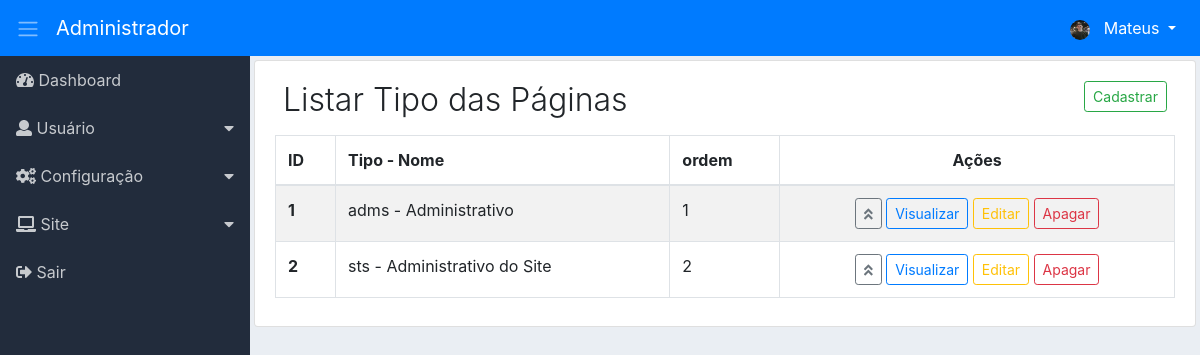
The page /adm/tipo-pg/listar (signed in) on the database its author committed.
### tables this page shows
CREATE TABLE `adms_nivacs_pgs` (
  `id` int(11) NOT NULL,
  `permissao` int(11) NOT NULL,
  `ordem` int(11) NOT NULL,
  `dropdown` int(11) NOT NULL DEFAULT 2,
  `lib_menu` int(11) NOT NULL DEFAULT 2,
  `adms_menu_id` int(11) NOT NULL DEFAULT 4,
  `adms_niveis_acesso_id` int(11) NOT NULL,
  `adms_pagina_id` int(11) NOT NULL,
  `created` datetime NOT NULL,
  `modified` datetime DEFAULT NULL
);

CREATE TABLE `adms_menus` (
  `id` int(11) NOT NULL,
  `nome` varchar(220) NOT NULL,
  `icone` varchar(40) NOT NULL,
  `ordem` int(11) NOT NULL,
  `adms_sit_id` int(11) NOT NULL,
  `created` datetime NOT NULL,
  `modified` datetime DEFAULT NULL
);

CREATE TABLE `adms_tps_pgs` (
  `id` int(11) NOT NULL,
  `tipo` varchar(40) NOT NULL,
  `nome` varchar(120) NOT NULL,
  `obs` text NOT NULL,
  `ordem` int(11) NOT NULL,
  `created` datetime NOT NULL,
  `modified` datetime DEFAULT NULL
);

### adm/app/adms/Controllers/TipoPg.php (called while the page is built, shortened)
<?php
class TipoPg
{
    private $Dados;
    public function listar($PageId = null)
    {
        $this->PageId = (int) $PageId ? $PageId : 1;
        $botao = ['cad_tpg' => ['menu_controller' => 'cadastrar-tipo-pg', 'menu_metodo' => 'cad-tipo-pg'],
            'vis_tpg' => ['menu_controller' => 'ver-tipo-pg', 'menu_metodo' => 'ver-tipo-pg'],
            'edit_tpg' => ['menu_controller' => 'editar-tipo-pg', 'menu_metodo' => 'edit-tipo-pg'],
            'del_tpg' => ['menu_controller' => 'apagar-tipo-pg', 'menu_metodo' => 'apagar-tipo-pg'],
            'ordem_tpg' => ['menu_controller' => 'alt-ordem-tipo-pg', 'menu_metodo' => 'alt-ordem-tipo-pg']];
        $listarBotao = new \App\adms\Models\AdmsBotao();
        $this->Dados['botao'] = $listarBotao->valBotao($botao);
        $listarMenu = new \App\adms\Models\AdmsMenu();
        $this->Dados['menu'] = $listarMenu->itemMenu();
        $listarTipoPg = new \App\adms\Models\AdmsListarTipoPg();
        $this->Dados['listTipoPg'] = $listarTipoPg->listarTipoPg($this->PageId);
        $this->Dados['paginacao'] = $listarTipoPg->getResultadoPg();
        $carregarView = new \Core\ConfigView("adms/Views/tipoPg/listarTipoPg", $this->Dados);
        $carregarView->renderizar();
    }
}

### adm/app/adms/Models/helper/AdmsRead.php (called while the page is built, shortened)
<?php
class AdmsRead extends AdmsConn
{
    private $Select;
    private $Values;
    private $Resultado;
    private $Query;
    function getResultado()
    {
        return $this->Resultado;
    }
    public function fullRead($Query, $ParseString = null)
    {
        $this->Select = (string) $Query;
        if (!empty($ParseString)) {
            parse_str($ParseString, $this->Values);
        }
        $this->exeInstrucao();
    }
    private function exeInstrucao()
    {
        $this->conexao();
        try {
            $this->getIntrucao();
            $this->Query->execute();
            $this->Resultado = $this->Query->fetchAll();
        } catch (Exception $ex) {
            $this->Resultado = null;
        }
    }
    private function conexao()
    {
        $this->Conn = parent::getConn();
        $this->Query = $this->Conn->prepare($this->Select);
        $this->Query->setFetchMode(PDO::FETCH_ASSOC);
    }
    private function getIntrucao()
    {
        if ($this->Values) {
            foreach ($this->Values as $Link => $Valor) {
                if ($Link == 'limit' || $Link == 'offset') {
                    $Valor = (int) $Valor;
                }
                $this->Query->bindValue(":{$Link}", $Valor, (is_int($Valor) ? PDO::PARAM_INT : PDO::PARAM_STR));
            }
        }
    }
}

### adm/app/adms/Models/helper/AdmsConn.php (called while the page is built, shortened)
<?php
class AdmsConn
{
    public static $Host = HOST;
    public static $User = USER;
    public static $Pass = PASS;
    public static $Dbname = DBNAME;
    private static $Connect = null;
    private static function conectar()
    {
        try {
            if(self::$Connect == null){
                self::$Connect = new PDO('mysql:host=' . self::$Host . ';dbname=' . self::$Dbname, self::$User, self::$Pass);
            }
        } catch (Exception $exc) {
            echo 'mensagem: ' . $exc->getMessage();
            die;
        }
        return self::$Connect;
    }
    public function getConn()
    {
        return self::conectar();
    }
}

### adm/app/adms/Models/AdmsMenu.php (called while the page is built, shortened)
<?php
class AdmsMenu
{
    public function itemMenu()
    {
        $listItemMenu = new \App\adms\Models\helper\AdmsRead();
        $listItemMenu->fullRead("SELECT nivpg.dropdown,
                men.id id_men, men.nome nome_men, men.icone icone_men,
                pg.id id_pg, pg.menu_controller, pg.menu_metodo, pg.nome_pagina, pg.icone icone_pg
                FROM adms_nivacs_pgs nivpg
                INNER JOIN adms_menus men ON men.id=nivpg.adms_menu_id
                INNER JOIN adms_paginas pg ON pg.id=nivpg.adms_pagina_id
                WHERE nivpg.adms_niveis_acesso_id =:adms_niveis_acesso_id
                AND nivpg.permissao =:permissao
                AND nivpg.lib_menu =:lib_menu
                ORDER BY men.ordem, nivpg.ordem ASC", "adms_niveis_acesso_id=".$_SESSION['adms_niveis_acesso_id']."&permissao=1&lib_menu=1");
        $this->Resultado = $listItemMenu->getResultado();
        return $this->Resultado;
    }
}

### adm/app/adms/Models/AdmsListarTipoPg.php (called while the page is built, shortened)
<?php
class AdmsListarTipoPg
{
    private $LimiteResultado = 40;
    public function listarTipoPg($PageId = null)
    {
        $this->PageId = (int) $PageId;
        $paginacao = new \App\adms\Models\helper\AdmsPaginacao(URLADM . 'tipo-pg/listar');
        $paginacao->condicao($this->PageId, $this->LimiteResultado);
        $paginacao->paginacao("SELECT COUNT(id) AS num_result FROM adms_tps_pgs");
        $listarTipoPg = new \App\adms\Models\helper\AdmsRead();
        $listarTipoPg->fullRead("SELECT * FROM adms_tps_pgs ORDER BY ordem ASC LIMIT :limit OFFSET :offset", "limit={$this->LimiteResultado}&offset={$paginacao->getOffset()}");
        $this->Resultado = $listarTipoPg->getResultado();
        return $this->Resultado;
    }
}

### adm/app/adms/Models/helper/AdmsPaginacao.php (called while the page is built, shortened)
<?php
class AdmsPaginacao
{
    private $LimiteResultado;
    private $Offset;
    private $Resultado;
    function getResultado()
    {
        return $this->Resultado;
    }
    function getOffset()
    {
        return $this->Offset;
    }
    public function condicao($Pagina, $LimiteResultado)
    {
        $this->Pagina = (int) $Pagina ? $Pagina : 1;
        $this->LimiteResultado = (int) $LimiteResultado;
        $this->Offset = ($this->Pagina * $this->LimiteResultado) - $this->LimiteResultado;
    }
    public function paginacao($Query, $ParseString = null)
    {
        $this->Query = (string) $Query;
        $this->ParseString = (string) $ParseString;
        $contar = new \App\adms\Models\helper\AdmsRead();
        $contar->fullRead($this->Query, $this->ParseString);
        $this->ResultBd = $contar->getResultado();
        if ($this->ResultBd[0]['num_result'] > $this->LimiteResultado) {
            $this->instrucaoPaginacao();
        } else {
            $this->Resultado = null;
        }
    }
}

### adm/app/adms/Views/tipoPg/listarTipoPg.php (the view, shortened to what this page needs)
<div class="content p-1">
    <div class="list-group-item">
        <div class="d-flex">
            <div class="mr-auto p-2">
                <h2 class="display-4 titulo">Listar Tipo das Páginas</h2>
            </div>
            <?php
            if ($this->Dados['botao']['cad_tpg']) {
                ?>
                <a href="<?php echo URLADM . 'cadastrar-tipo-pg/cad-tipo-pg'; ?>">
                    <div class="p-2">
                        <button class="btn btn-outline-success btn-sm">
                            Cadastrar
                        </button>
                    </div>
                </a>
                <?php
            }
            ?>
        </div>
        <div class="table-responsive">
            <table class="table table-striped table-hover table-bordered">
                <thead>
                    <tr>
                        <th>ID</th>
                        <th>Tipo - Nome</th>
                        <th class="d-none d-sm-table-cell">ordem</th>
                        <th class="text-center">Ações</th>
                    </tr>
                </thead>
                <tbody>
                    <?php
                    foreach ($this->Dados['listTipoPg'] as $tipoPg) {
                        extract($tipoPg);
                        ?>
                        <tr>
                            <th><?php echo $id; ?></th>
                            <td>
                                <?php echo  $tipo. " - " . $nome; ?>
                            </td>
                            <td class="d-none d-sm-table-cell"><?php echo $ordem; ?></td>
                            <td class="text-center">
                                <span class="d-none d-md-block">
                                    <?php
                                    if ($this->Dados['botao']['ordem_tpg']) {
                                        echo "<a href='" . URLADM . "alt-ordem-tipo-pg/alt-ordem-tipo-pg/$id' class='btn btn-outline-secondary btn-sm'><i class='fas fa-angle-double-up'></i></a> ";
                                    }
                                    if ($this->Dados['botao']['vis_tpg']) {
                                        echo "<a href='" . URLADM . "ver-tipo-pg/ver-tipo-pg/$id' class='btn btn-outline-primary btn-sm'>Visualizar</a> ";
                                    }
                                    if ($this->Dados['botao']['edit_tpg']) {
                                        echo "<a href='" . URLADM . "editar-tipo-pg/edit-tipo-pg/$id' class='btn btn-outline-warning btn-sm'>Editar</a> ";
                                    }
                                    if ($this->Dados['botao']['del_tpg']) {
                                        echo "<a href='" . URLADM . "apagar-tipo-pg/apagar-tipo-pg/$id' class='btn btn-outline-danger btn-sm' data-confirm='Tem certeza de que deseja excluir o item selecionado?'>Apagar</a> ";
                                    }
                                    ?>
                                </span>
                            </td>
                        </tr>
                        <?php
                    }
                    ?>
                </tbody>
            </table>
        </div>
    </div>
</div>

### adm/app/adms/Views/include/sidebar.php (shortened to what this page needs)
<div class="d-flex">
    <nav class="sidebar">
        <ul class="list-unstyled">
            <?php
            $cont_drop = 0;
            $cont_drop_fech = 0;
            foreach ($this->Dados['menu'] as $menu) {
                extract($menu);
                if ($dropdown == 1) {
                    if ($cont_drop != $id_men) {
                        if (($cont_drop_fech == 1) AND ( $cont_drop != 0)) {
                            echo "</li>";
                            $cont_drop_fech = 0;
                        }
                        echo "<li>";
                        echo "<a href='#submenu" . $id_men . "' data-toggle='collapse'>";
                        echo "<i class='" . $icone_men . "'></i> " . $nome_men;
                        echo "</a>";
                        $cont_drop = $id_men;
                    }
                    $cont_drop_fech = 1;
                } else {
                    if ($cont_drop_fech == 1) {
                        echo "</li>";
                        $cont_drop_fech = 0;
                    }
                    echo "<li><a href='" . URLADM . $menu_controller . "/" . $menu_metodo . "'><i class='" . $icone_men . "'></i> " . $nome_men . "</a></li>";
                }
            }
            ?>
        </ul>
    </nav>

### adm/assets/css/dashboard.css (style rules this page uses)
body { background-color: #eaeef3; }
.sidebar { background-color: #222c3c; min-width: 250px; max-width: 250px; min-height: calc(100vh - 56px); transition: all 0.3s; }
.sidebar ul li a { display: block; padding: 0.75rem 1rem; color: #c7cace; text-decoration: none; }
.sidebar [data-toggle="collapse"] { position: relative; }
.sidebar [data-toggle="collapse"]:before { content: "\f0d7"; font-family: "Font Awesome 5 Free"; font-weight: 900; position: absolute; right: 1rem; }
.content { width: 100%; }
.titulo { font-size: 2.0rem !important; }

### rows shown on the page
adms_nivacs_pgs: adms_menu.nome "Dashboard"
adms_nivacs_pgs: adms_menu.nome "Usuário"
adms_nivacs_pgs: adms_menu.nome "Configuração"
adms_nivacs_pgs: adms_menu.nome "Site"
adms_nivacs_pgs: adms_menu.nome "Sair"
adms_tps_pgs: id "1", tipo "adms", nome "Administrativo", ordem "1"
adms_tps_pgs: id "2", tipo "sts", nome "Administrativo do Site", ordem "2"

### other values the page prints
$prim_nome "Mateus"
